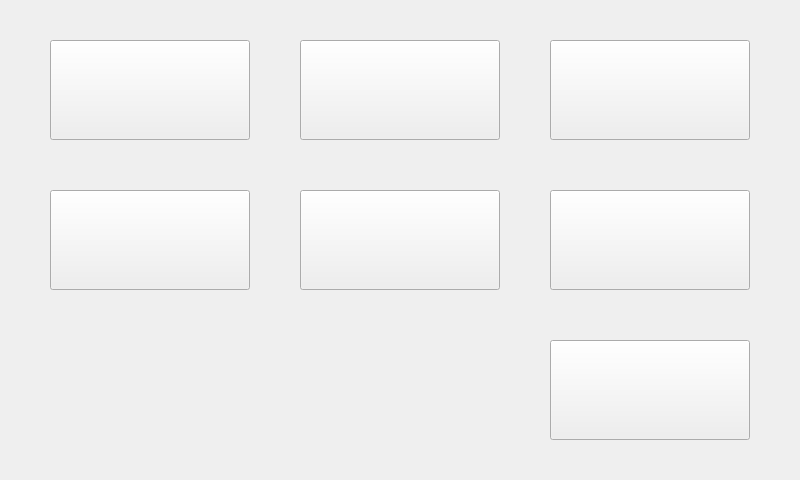
<?xml version="1.0" encoding="UTF-8"?>
<ui version="4.0">
 <class>Widget</class>
 <widget class="QWidget" name="Widget">
  <property name="geometry">
   <rect>
    <x>0</x>
    <y>0</y>
    <width>800</width>
    <height>480</height>
   </rect>
  </property>
  <property name="windowTitle">
   <string>物联网设备管理客户端 2.1</string>
  </property>
  <property name="windowIcon">
   <iconset resource="images.qrc">
    <normaloff>:/images/logo.ico</normaloff>:/images/logo.ico</iconset>
  </property>
  <widget class="QPushButton" name="pushButton_down">
   <property name="geometry">
    <rect>
     <x>300</x>
     <y>190</y>
     <width>200</width>
     <height>100</height>
    </rect>
   </property>
   <property name="font">
    <font>
     <family>Microsoft YaHei</family>
     <bold>true</bold>
    </font>
   </property>
   <property name="text">
    <string/>
   </property>
   <property name="checkable">
    <bool>true</bool>
   </property>
  </widget>
  <widget class="QPushButton" name="pushButton_right">
   <property name="geometry">
    <rect>
     <x>550</x>
     <y>40</y>
     <width>200</width>
     <height>100</height>
    </rect>
   </property>
   <property name="text">
    <string/>
   </property>
   <property name="checkable">
    <bool>true</bool>
   </property>
  </widget>
  <widget class="QPushButton" name="pushButton_up">
   <property name="geometry">
    <rect>
     <x>300</x>
     <y>40</y>
     <width>200</width>
     <height>100</height>
    </rect>
   </property>
   <property name="text">
    <string/>
   </property>
   <property name="checkable">
    <bool>true</bool>
   </property>
  </widget>
  <widget class="QPushButton" name="pushButton_esc">
   <property name="geometry">
    <rect>
     <x>550</x>
     <y>190</y>
     <width>200</width>
     <height>100</height>
    </rect>
   </property>
   <property name="text">
    <string/>
   </property>
   <property name="checkable">
    <bool>true</bool>
   </property>
  </widget>
  <widget class="QPushButton" name="pushButton_left">
   <property name="geometry">
    <rect>
     <x>50</x>
     <y>40</y>
     <width>200</width>
     <height>100</height>
    </rect>
   </property>
   <property name="text">
    <string/>
   </property>
   <property name="checkable">
    <bool>true</bool>
   </property>
  </widget>
  <widget class="QPushButton" name="pushButton_quit">
   <property name="geometry">
    <rect>
     <x>550</x>
     <y>340</y>
     <width>200</width>
     <height>100</height>
    </rect>
   </property>
   <property name="text">
    <string/>
   </property>
  </widget>
  <widget class="QPushButton" name="pushButton_ok">
   <property name="geometry">
    <rect>
     <x>50</x>
     <y>190</y>
     <width>200</width>
     <height>100</height>
    </rect>
   </property>
   <property name="text">
    <string/>
   </property>
   <property name="checkable">
    <bool>true</bool>
   </property>
  </widget>
 </widget>
 <resources>
  <include location="images.qrc"/>
 </resources>
 <connections/>
</ui>
